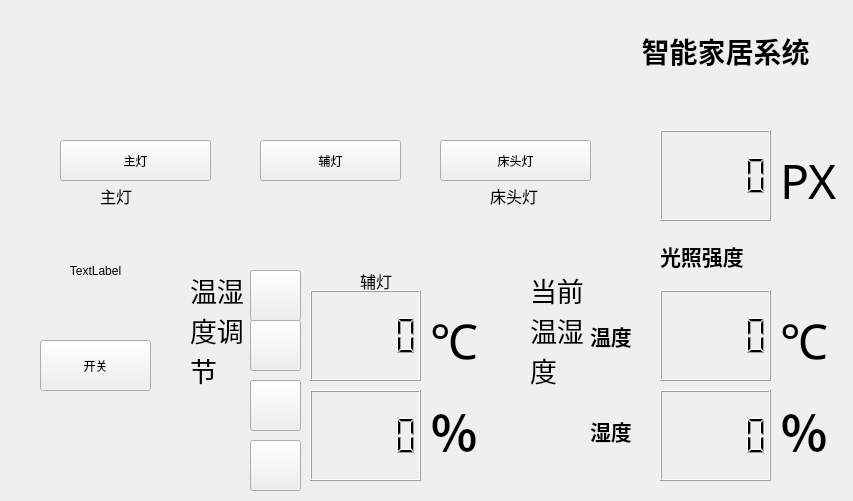
<?xml version="1.0" encoding="UTF-8"?>
<ui version="4.0">
 <class>RoomControl</class>
 <widget class="QWidget" name="RoomControl">
  <property name="geometry">
   <rect>
    <x>0</x>
    <y>0</y>
    <width>853</width>
    <height>501</height>
   </rect>
  </property>
  <property name="windowTitle">
   <string>Form</string>
  </property>
  <widget class="QWidget" name="layoutWidget">
   <property name="geometry">
    <rect>
     <x>50</x>
     <y>9</y>
     <width>551</width>
     <height>131</height>
    </rect>
   </property>
   <layout class="QHBoxLayout" name="horizontalLayout">
    <item>
     <layout class="QVBoxLayout" name="verticalLayout">
      <item>
       <widget class="QLabel" name="deng1">
        <property name="text">
         <string/>
        </property>
        <property name="alignment">
         <set>Qt::AlignCenter</set>
        </property>
       </widget>
      </item>
     </layout>
    </item>
    <item>
     <layout class="QVBoxLayout" name="verticalLayout_2">
      <item>
       <widget class="QLabel" name="deng2">
        <property name="text">
         <string/>
        </property>
        <property name="alignment">
         <set>Qt::AlignCenter</set>
        </property>
       </widget>
      </item>
     </layout>
    </item>
    <item>
     <layout class="QVBoxLayout" name="verticalLayout_3">
      <item>
       <widget class="QLabel" name="deng3">
        <property name="text">
         <string/>
        </property>
        <property name="alignment">
         <set>Qt::AlignCenter</set>
        </property>
       </widget>
      </item>
     </layout>
    </item>
   </layout>
  </widget>
  <widget class="SwitchButton" name="pushButton">
   <property name="geometry">
    <rect>
     <x>40</x>
     <y>340</y>
     <width>111</width>
     <height>51</height>
    </rect>
   </property>
   <property name="maximumSize">
    <size>
     <width>1000</width>
     <height>500</height>
    </size>
   </property>
   <property name="text">
    <string>开关</string>
   </property>
  </widget>
  <widget class="QLabel" name="curtain">
   <property name="geometry">
    <rect>
     <x>40</x>
     <y>220</y>
     <width>111</width>
     <height>101</height>
    </rect>
   </property>
   <property name="text">
    <string>TextLabel</string>
   </property>
   <property name="alignment">
    <set>Qt::AlignCenter</set>
   </property>
  </widget>
  <widget class="QLCDNumber" name="lcdNumber">
   <property name="geometry">
    <rect>
     <x>660</x>
     <y>290</y>
     <width>111</width>
     <height>91</height>
    </rect>
   </property>
  </widget>
  <widget class="QLCDNumber" name="lcdNumber_2">
   <property name="geometry">
    <rect>
     <x>660</x>
     <y>390</y>
     <width>111</width>
     <height>91</height>
    </rect>
   </property>
  </widget>
  <widget class="QLabel" name="label">
   <property name="geometry">
    <rect>
     <x>780</x>
     <y>300</y>
     <width>72</width>
     <height>81</height>
    </rect>
   </property>
   <property name="font">
    <font>
     <family>黑体</family>
     <pointsize>36</pointsize>
    </font>
   </property>
   <property name="text">
    <string>℃</string>
   </property>
  </widget>
  <widget class="QLabel" name="label_2">
   <property name="geometry">
    <rect>
     <x>780</x>
     <y>390</y>
     <width>72</width>
     <height>81</height>
    </rect>
   </property>
   <property name="font">
    <font>
     <family>黑体</family>
     <pointsize>36</pointsize>
     <weight>75</weight>
     <bold>true</bold>
    </font>
   </property>
   <property name="text">
    <string>％</string>
   </property>
  </widget>
  <widget class="SwitchButton" name="pushButton1">
   <property name="geometry">
    <rect>
     <x>60</x>
     <y>140</y>
     <width>151</width>
     <height>41</height>
    </rect>
   </property>
   <property name="text">
    <string>主灯</string>
   </property>
  </widget>
  <widget class="SwitchButton" name="pushButton_2">
   <property name="geometry">
    <rect>
     <x>260</x>
     <y>140</y>
     <width>141</width>
     <height>41</height>
    </rect>
   </property>
   <property name="text">
    <string>辅灯</string>
   </property>
  </widget>
  <widget class="SwitchButton" name="pushButton_3">
   <property name="geometry">
    <rect>
     <x>440</x>
     <y>140</y>
     <width>151</width>
     <height>41</height>
    </rect>
   </property>
   <property name="text">
    <string>床头灯</string>
   </property>
  </widget>
  <widget class="QLabel" name="label_3">
   <property name="geometry">
    <rect>
     <x>100</x>
     <y>180</y>
     <width>71</width>
     <height>31</height>
    </rect>
   </property>
   <property name="font">
    <font>
     <pointsize>12</pointsize>
    </font>
   </property>
   <property name="text">
    <string>主灯</string>
   </property>
  </widget>
  <widget class="QLabel" name="label_4">
   <property name="geometry">
    <rect>
     <x>360</x>
     <y>260</y>
     <width>81</width>
     <height>41</height>
    </rect>
   </property>
   <property name="font">
    <font>
     <pointsize>12</pointsize>
    </font>
   </property>
   <property name="text">
    <string>辅灯</string>
   </property>
  </widget>
  <widget class="QLabel" name="label_5">
   <property name="geometry">
    <rect>
     <x>490</x>
     <y>180</y>
     <width>81</width>
     <height>31</height>
    </rect>
   </property>
   <property name="font">
    <font>
     <pointsize>12</pointsize>
    </font>
   </property>
   <property name="text">
    <string>床头灯</string>
   </property>
  </widget>
  <widget class="QLabel" name="label_6">
   <property name="geometry">
    <rect>
     <x>590</x>
     <y>300</y>
     <width>61</width>
     <height>71</height>
    </rect>
   </property>
   <property name="font">
    <font>
     <family>黑体</family>
     <pointsize>16</pointsize>
     <weight>75</weight>
     <bold>true</bold>
    </font>
   </property>
   <property name="text">
    <string>温度</string>
   </property>
  </widget>
  <widget class="QLabel" name="label_7">
   <property name="geometry">
    <rect>
     <x>590</x>
     <y>390</y>
     <width>61</width>
     <height>81</height>
    </rect>
   </property>
   <property name="font">
    <font>
     <family>黑体</family>
     <pointsize>16</pointsize>
     <weight>75</weight>
     <bold>true</bold>
    </font>
   </property>
   <property name="text">
    <string>湿度</string>
   </property>
  </widget>
  <widget class="QPushButton" name="plus">
   <property name="geometry">
    <rect>
     <x>250</x>
     <y>270</y>
     <width>51</width>
     <height>51</height>
    </rect>
   </property>
   <property name="styleSheet">
    <string notr="true">image: url(:/new/prefix2/images/light/temp_add.png);</string>
   </property>
   <property name="text">
    <string/>
   </property>
  </widget>
  <widget class="QPushButton" name="sub">
   <property name="geometry">
    <rect>
     <x>250</x>
     <y>320</y>
     <width>51</width>
     <height>51</height>
    </rect>
   </property>
   <property name="styleSheet">
    <string notr="true">image: url(:/new/prefix2/images/light/temp_sub.png);</string>
   </property>
   <property name="text">
    <string/>
   </property>
  </widget>
  <widget class="QLCDNumber" name="lcdNumber_3">
   <property name="geometry">
    <rect>
     <x>310</x>
     <y>390</y>
     <width>111</width>
     <height>91</height>
    </rect>
   </property>
  </widget>
  <widget class="QLCDNumber" name="lcdNumber_4">
   <property name="geometry">
    <rect>
     <x>310</x>
     <y>290</y>
     <width>111</width>
     <height>91</height>
    </rect>
   </property>
  </widget>
  <widget class="QLabel" name="label_8">
   <property name="geometry">
    <rect>
     <x>430</x>
     <y>390</y>
     <width>72</width>
     <height>81</height>
    </rect>
   </property>
   <property name="font">
    <font>
     <family>黑体</family>
     <pointsize>36</pointsize>
     <weight>75</weight>
     <bold>true</bold>
    </font>
   </property>
   <property name="text">
    <string>％</string>
   </property>
  </widget>
  <widget class="QLabel" name="label_9">
   <property name="geometry">
    <rect>
     <x>430</x>
     <y>300</y>
     <width>72</width>
     <height>81</height>
    </rect>
   </property>
   <property name="font">
    <font>
     <family>黑体</family>
     <pointsize>36</pointsize>
    </font>
   </property>
   <property name="text">
    <string>℃</string>
   </property>
  </widget>
  <widget class="QPushButton" name="sub_2">
   <property name="geometry">
    <rect>
     <x>250</x>
     <y>440</y>
     <width>51</width>
     <height>51</height>
    </rect>
   </property>
   <property name="styleSheet">
    <string notr="true">image: url(:/new/prefix2/images/light/temp_sub.png);</string>
   </property>
   <property name="text">
    <string/>
   </property>
  </widget>
  <widget class="QPushButton" name="plus_2">
   <property name="geometry">
    <rect>
     <x>250</x>
     <y>380</y>
     <width>51</width>
     <height>51</height>
    </rect>
   </property>
   <property name="styleSheet">
    <string notr="true">image: url(:/new/prefix2/images/light/temp_add.png);</string>
   </property>
   <property name="text">
    <string/>
   </property>
  </widget>
  <widget class="QLabel" name="kongtiao">
   <property name="geometry">
    <rect>
     <x>270</x>
     <y>210</y>
     <width>211</width>
     <height>51</height>
    </rect>
   </property>
   <property name="text">
    <string/>
   </property>
  </widget>
  <widget class="QLabel" name="label_10">
   <property name="geometry">
    <rect>
     <x>170</x>
     <y>274</y>
     <width>72</width>
     <height>201</height>
    </rect>
   </property>
   <property name="text">
    <string/>
   </property>
  </widget>
  <widget class="QLabel" name="label_11">
   <property name="geometry">
    <rect>
     <x>190</x>
     <y>270</y>
     <width>61</width>
     <height>211</height>
    </rect>
   </property>
   <property name="font">
    <font>
     <family>微软雅黑</family>
     <pointsize>20</pointsize>
     <weight>50</weight>
     <bold>false</bold>
    </font>
   </property>
   <property name="text">
    <string>温湿度调节</string>
   </property>
   <property name="alignment">
    <set>Qt::AlignLeading|Qt::AlignLeft|Qt::AlignTop</set>
   </property>
   <property name="wordWrap">
    <bool>true</bool>
   </property>
  </widget>
  <widget class="QLabel" name="label_12">
   <property name="geometry">
    <rect>
     <x>530</x>
     <y>270</y>
     <width>61</width>
     <height>211</height>
    </rect>
   </property>
   <property name="font">
    <font>
     <family>微软雅黑</family>
     <pointsize>20</pointsize>
     <weight>50</weight>
     <bold>false</bold>
    </font>
   </property>
   <property name="text">
    <string>当前温湿度</string>
   </property>
   <property name="alignment">
    <set>Qt::AlignLeading|Qt::AlignLeft|Qt::AlignTop</set>
   </property>
   <property name="wordWrap">
    <bool>true</bool>
   </property>
  </widget>
  <widget class="QLabel" name="label_13">
   <property name="geometry">
    <rect>
     <x>600</x>
     <y>0</y>
     <width>251</width>
     <height>101</height>
    </rect>
   </property>
   <property name="font">
    <font>
     <family>微软雅黑</family>
     <pointsize>21</pointsize>
     <weight>75</weight>
     <bold>true</bold>
    </font>
   </property>
   <property name="text">
    <string>智能家居系统</string>
   </property>
   <property name="alignment">
    <set>Qt::AlignCenter</set>
   </property>
  </widget>
  <widget class="QLabel" name="label_14">
   <property name="geometry">
    <rect>
     <x>780</x>
     <y>140</y>
     <width>72</width>
     <height>81</height>
    </rect>
   </property>
   <property name="font">
    <font>
     <family>黑体</family>
     <pointsize>36</pointsize>
    </font>
   </property>
   <property name="text">
    <string>PX</string>
   </property>
  </widget>
  <widget class="QLCDNumber" name="lcdNumber_5">
   <property name="geometry">
    <rect>
     <x>660</x>
     <y>130</y>
     <width>111</width>
     <height>91</height>
    </rect>
   </property>
  </widget>
  <widget class="QLabel" name="label_15">
   <property name="geometry">
    <rect>
     <x>660</x>
     <y>220</y>
     <width>111</width>
     <height>71</height>
    </rect>
   </property>
   <property name="font">
    <font>
     <family>黑体</family>
     <pointsize>16</pointsize>
     <weight>75</weight>
     <bold>true</bold>
    </font>
   </property>
   <property name="text">
    <string>光照强度</string>
   </property>
  </widget>
 </widget>
 <customwidgets>
  <customwidget>
   <class>SwitchButton</class>
   <extends>QPushButton</extends>
   <header>switchbutton.h</header>
  </customwidget>
 </customwidgets>
 <resources/>
 <connections/>
</ui>
